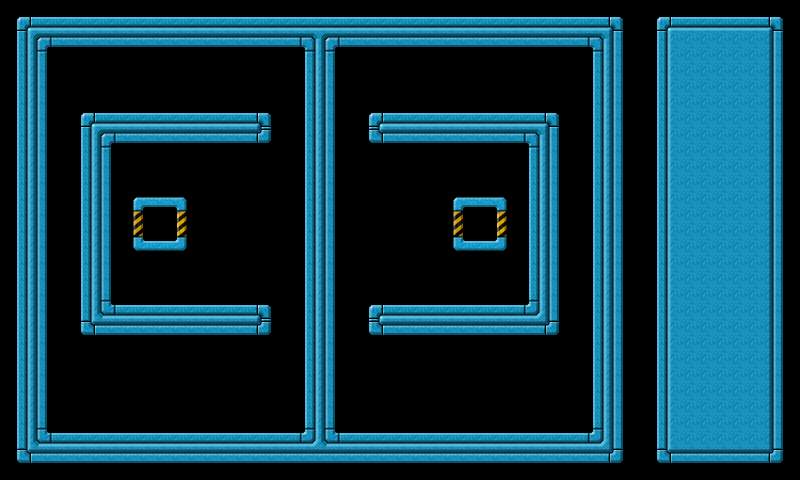

This is a level from a 2D game, rendered from its Tiled map with the project's own tilesets. A one-line summary and the map file follow, with tile-layer data summarised:
An orthogonal 25x15 tile map with 32x32 px tiles, 2 tile layers (background, controlpanel) and 51 objects (wall001, wall002, wall003, wall004, wall005, ...).

<map version="1.0" orientation="orthogonal" width="25" height="15" tilewidth="32" tileheight="32">
 <tileset firstgid="1" name="tileset" tilewidth="32" tileheight="32">
  <image source="tileset.png" width="160" height="448" />
 </tileset>
 <layer name="background" width="20" height="15">
  <data>[300 cells, 300 non-empty, 18 distinct tile ids]</data>
 </layer>
 <layer name="controlpanel" width="25" height="15">
  <data>[375 cells, 75 non-empty, 9 distinct tile ids]</data>
 </layer>
 <objectgroup name="objects" width="20" height="15">
  <object name="wall001" x="0" y="0" width="592" height="48">
   <properties>
    <property name="objClass" value="wall" />
   </properties>
  </object>
  <object name="wall002" x="592" y="0" width="48" height="432">
   <properties>
    <property name="objClass" value="wall" />
   </properties>
  </object>
  <object name="wall003" x="48" y="432" width="592" height="48">
   <properties>
    <property name="objClass" value="wall" />
   </properties>
  </object>
  <object name="wall004" x="0" y="48" width="48" height="432">
   <properties>
    <property name="objClass" value="wall" />
   </properties>
  </object>
  <object name="wall005" x="304" y="48" width="32" height="384">
   <properties>
    <property name="objClass" value="wall" />
   </properties>
  </object>
  <object name="wall006" x="528" y="112" width="32" height="224">
   <properties>
    <property name="objClass" value="wall" />
   </properties>
  </object>
  <object name="wall007" x="80" y="112" width="32" height="224">
   <properties>
    <property name="objClass" value="wall" />
   </properties>
  </object>
  <object name="wall008" x="112" y="112" width="160" height="32">
   <properties>
    <property name="objClass" value="wall" />
   </properties>
  </object>
  <object name="wall009" x="112" y="304" width="160" height="32">
   <properties>
    <property name="objClass" value="wall" />
   </properties>
  </object>
  <object name="wall010" x="368" y="112" width="160" height="32">
   <properties>
    <property name="objClass" value="wall" />
   </properties>
  </object>
  <object name="wall011" x="368" y="304" width="160" height="32">
   <properties>
    <property name="objClass" value="wall" />
   </properties>
  </object>
  <object name="star001" x="552" y="72" width="16" height="16">
   <properties>
    <property name="objClass" value="star" />
   </properties>
  </object>
  <object name="star002" x="488" y="72" width="16" height="16">
   <properties>
    <property name="objClass" value="star" />
   </properties>
  </object>
  <object name="star003" x="424" y="72" width="16" height="16">
   <properties>
    <property name="objClass" value="star" />
   </properties>
  </object>
  <object name="star004" x="360" y="72" width="16" height="16">
   <properties>
    <property name="objClass" value="star" />
   </properties>
  </object>
  <object name="star005" x="392" y="168" width="16" height="16">
   <properties>
    <property name="objClass" value="star" />
   </properties>
  </object>
  <object name="star006" x="392" y="200" width="16" height="16">
   <properties>
    <property name="objClass" value="star" />
   </properties>
  </object>
  <object name="star007" x="392" y="232" width="16" height="16">
   <properties>
    <property name="objClass" value="star" />
   </properties>
  </object>
  <object name="star008" x="392" y="264" width="16" height="16">
   <properties>
    <property name="objClass" value="star" />
   </properties>
  </object>
  <object name="star009" x="552" y="392" width="16" height="16">
   <properties>
    <property name="objClass" value="star" />
   </properties>
  </object>
  <object name="star010" x="520" y="360" width="16" height="16">
   <properties>
    <property name="objClass" value="star" />
   </properties>
  </object>
  <object name="star011" x="488" y="392" width="16" height="16">
   <properties>
    <property name="objClass" value="star" />
   </properties>
  </object>
  <object name="star012" x="456" y="360" width="16" height="16">
   <properties>
    <property name="objClass" value="star" />
   </properties>
  </object>
  <object name="star013" x="424" y="392" width="16" height="16">
   <properties>
    <property name="objClass" value="star" />
   </properties>
  </object>
  <object name="star014" x="392" y="360" width="16" height="16">
   <properties>
    <property name="objClass" value="star" />
   </properties>
  </object>
  <object name="star015" x="360" y="392" width="16" height="16">
   <properties>
    <property name="objClass" value="star" />
   </properties>
  </object>
  <object name="star016" x="264" y="392" width="16" height="16">
   <properties>
    <property name="objClass" value="star" />
   </properties>
  </object>
  <object name="star017" x="232" y="360" width="16" height="16">
   <properties>
    <property name="objClass" value="star" />
   </properties>
  </object>
  <object name="star018" x="200" y="392" width="16" height="16">
   <properties>
    <property name="objClass" value="star" />
   </properties>
  </object>
  <object name="star019" x="168" y="360" width="16" height="16">
   <properties>
    <property name="objClass" value="star" />
   </properties>
  </object>
  <object name="star020" x="136" y="392" width="16" height="16">
   <properties>
    <property name="objClass" value="star" />
   </properties>
  </object>
  <object name="star021" x="104" y="360" width="16" height="16">
   <properties>
    <property name="objClass" value="star" />
   </properties>
  </object>
  <object name="star022" x="72" y="392" width="16" height="16">
   <properties>
    <property name="objClass" value="star" />
   </properties>
  </object>
  <object name="star023" x="232" y="264" width="16" height="16">
   <properties>
    <property name="objClass" value="star" />
   </properties>
  </object>
  <object name="star024" x="232" y="232" width="16" height="16">
   <properties>
    <property name="objClass" value="star" />
   </properties>
  </object>
  <object name="star025" x="232" y="200" width="16" height="16">
   <properties>
    <property name="objClass" value="star" />
   </properties>
  </object>
  <object name="star026" x="232" y="168" width="16" height="16">
   <properties>
    <property name="objClass" value="star" />
   </properties>
  </object>
  <object name="star027" x="72" y="72" width="16" height="16">
   <properties>
    <property name="objClass" value="star" />
   </properties>
  </object>
  <object name="star028" x="136" y="72" width="16" height="16">
   <properties>
    <property name="objClass" value="star" />
   </properties>
  </object>
  <object name="star029" x="200" y="72" width="16" height="16">
   <properties>
    <property name="objClass" value="star" />
   </properties>
  </object>
  <object name="star030" x="264" y="72" width="16" height="16">
   <properties>
    <property name="objClass" value="star" />
   </properties>
  </object>
  <object name="goal001" x="152" y="216" width="16" height="16">
   <properties>
    <property name="objClass" value="goal" />
   </properties>
   <ellipse />
  </object>
  <object name="goal002" x="472" y="216" width="16" height="16">
   <properties>
    <property name="objClass" value="goal" />
   </properties>
   <ellipse />
  </object>
  <object name="badball001" x="482" y="162" width="29" height="29">
   <properties>
    <property name="objClass" value="badball" />
   </properties>
   <ellipse />
  </object>
  <object name="badball003" x="418" y="162" width="29" height="29">
   <properties>
    <property name="objClass" value="badball" />
   </properties>
   <ellipse />
  </object>
  <object name="badball009" x="130" y="162" width="29" height="29">
   <properties>
    <property name="objClass" value="badball" />
   </properties>
   <ellipse />
  </object>
  </objectgroup>
</map>
<!-- 5 of 51 objects omitted -->
